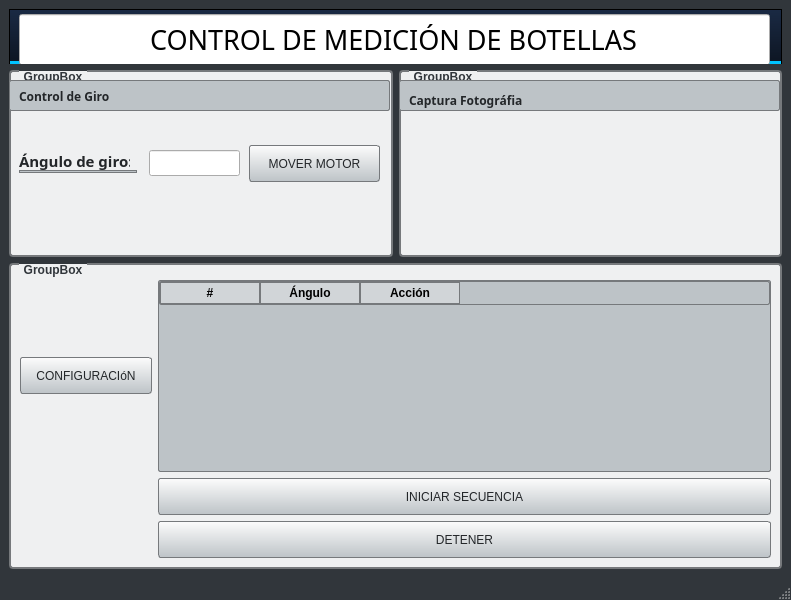
<?xml version="1.0" encoding="UTF-8"?>
<ui version="4.0">
 <class>MainWindow</class>
 <widget class="QMainWindow" name="MainWindow">
  <property name="geometry">
   <rect>
    <x>0</x>
    <y>0</y>
    <width>791</width>
    <height>600</height>
   </rect>
  </property>
  <property name="palette">
   <palette>
    <active>
     <colorrole role="Button">
      <brush brushstyle="SolidPattern">
       <color alpha="255">
        <red>49</red>
        <green>54</green>
        <blue>59</blue>
       </color>
      </brush>
     </colorrole>
     <colorrole role="BrightText">
      <brush brushstyle="SolidPattern">
       <color alpha="255">
        <red>0</red>
        <green>0</green>
        <blue>213</blue>
       </color>
      </brush>
     </colorrole>
     <colorrole role="Base">
      <brush brushstyle="SolidPattern">
       <color alpha="255">
        <red>49</red>
        <green>54</green>
        <blue>59</blue>
       </color>
      </brush>
     </colorrole>
     <colorrole role="Window">
      <brush brushstyle="SolidPattern">
       <color alpha="255">
        <red>49</red>
        <green>54</green>
        <blue>59</blue>
       </color>
      </brush>
     </colorrole>
    </active>
    <inactive>
     <colorrole role="Button">
      <brush brushstyle="SolidPattern">
       <color alpha="255">
        <red>49</red>
        <green>54</green>
        <blue>59</blue>
       </color>
      </brush>
     </colorrole>
     <colorrole role="BrightText">
      <brush brushstyle="SolidPattern">
       <color alpha="255">
        <red>0</red>
        <green>0</green>
        <blue>213</blue>
       </color>
      </brush>
     </colorrole>
     <colorrole role="Base">
      <brush brushstyle="SolidPattern">
       <color alpha="255">
        <red>49</red>
        <green>54</green>
        <blue>59</blue>
       </color>
      </brush>
     </colorrole>
     <colorrole role="Window">
      <brush brushstyle="SolidPattern">
       <color alpha="255">
        <red>49</red>
        <green>54</green>
        <blue>59</blue>
       </color>
      </brush>
     </colorrole>
    </inactive>
    <disabled>
     <colorrole role="Button">
      <brush brushstyle="SolidPattern">
       <color alpha="255">
        <red>49</red>
        <green>54</green>
        <blue>59</blue>
       </color>
      </brush>
     </colorrole>
     <colorrole role="BrightText">
      <brush brushstyle="SolidPattern">
       <color alpha="255">
        <red>0</red>
        <green>0</green>
        <blue>213</blue>
       </color>
      </brush>
     </colorrole>
     <colorrole role="Base">
      <brush brushstyle="SolidPattern">
       <color alpha="255">
        <red>49</red>
        <green>54</green>
        <blue>59</blue>
       </color>
      </brush>
     </colorrole>
     <colorrole role="Window">
      <brush brushstyle="SolidPattern">
       <color alpha="255">
        <red>49</red>
        <green>54</green>
        <blue>59</blue>
       </color>
      </brush>
     </colorrole>
    </disabled>
   </palette>
  </property>
  <property name="font">
   <font>
    <family>Rockwell</family>
    <pointsize>10</pointsize>
    <bold>true</bold>
   </font>
  </property>
  <property name="windowTitle">
   <string>MainWindow</string>
  </property>
  <property name="styleSheet">
   <string notr="true">/* 1. FONDO DE LA VENTANA: Gris metálico oscuro */
QMainWindow {
    background-color: #31363b;
}

/* 2. CABECERA: El degradado azul profundo con borde neón */
QFrame#frame_title { 
    background-color: qlineargradient(spread:pad, x1:0, y1:0, x2:0, y2:1, stop:0 #1a2a44, stop:1 #0d1522);
    border: 1px solid #000000;
    border-bottom: 3px solid #00c3ff; /* El azul neón de la imagen */
}

/* Título de la cabecera */
QLabel#label_titulo_principal {
    color: #ffffff;
    font-size: 20pt;
    font-weight: bold;
    font-family: &quot;Arial Black&quot;, Gadget, sans-serif;
    letter-spacing: 2px;
}

/* 3. LOS CUADROS (GROUPBOX): Gris acero con borde doble */
QGroupBox {
    background-color: #eff0f1; /* Fondo gris claro interno */
    border: 2px solid #76797c;
    border-radius: 4px;
    margin-top: 1.5em; /* Espacio para el título */
    font-weight: bold;
    color: #31363b;
}

QGroupBox::title {
    subcontrol-origin: margin;
    left: 10px;
    padding: 0 3px 0 3px;
}

/* 4. EL FRAME INTERNO (Donde va el texto &quot;Ángulo de giro&quot;) */
/* En tu imagen, este cuadro tiene un fondo gris oscuro y bordes redondeados */
QGroupBox QFrame {
    background-color: #bdc3c7; /* Gris plateado */
    border: 1px solid #76797c;
    border-radius: 2px;
}

/* 5. LABELS INTERNOS (Ángulo de giro, etc) */
QGroupBox QLabel {
    color: #232629;
    font-weight: bold;
    background: transparent;
    border: none;
}

/* 6. BOTONES: El acabado metálico con relieve */
QPushButton {
    background-color: qlineargradient(x1:0, y1:0, x2:0, y2:1, stop:0 #fcfcfc, stop:1 #bdc3c7);
    border: 1px solid #76797c;
    border-radius: 3px;
    color: #232629;
    padding: 5px 15px;
    min-height: 25px;
}

QPushButton:hover {
    background-color: #dbe0e2;
}

QPushButton:pressed {
    background-color: #95a5a6;
    padding-left: 6px;
    padding-top: 6px;
}

/* Botones Especiales: INICIAR y DETENER */
QPushButton#btn_iniciar {
    background-color: qlineargradient(x1:0, y1:0, x2:0, y2:1, stop:0 #5dbd5d, stop:1 #2d6b2d);
    color: white;
}

QPushButton#btn_detener {
    background-color: qlineargradient(x1:0, y1:0, x2:0, y2:1, stop:0 #e74c3c, stop:1 #962d22);
    color: white;
}

/* 7. LA TABLA: Fondo blanco, líneas grises */
QTableWidget {
    background-color: #ffffff;
    alternate-background-color: #f7f7f7;
    gridline-color: #bdc3c7;
    border: 1px solid #76797c;
    color: #232629;
}

QHeaderView::section {
    background-color: #d1d5d8;
    padding: 2px;
    border: 1px solid #76797c;
    font-weight: bold;
}</string>
  </property>
  <widget class="QWidget" name="centralwidget">
   <layout class="QGridLayout" name="gridLayout">
    <item row="0" column="0">
     <layout class="QVBoxLayout" name="verticalLayout" stretch="1,2,0">
      <item>
       <widget class="QFrame" name="frame_title">
        <property name="maximumSize">
         <size>
          <width>16777215</width>
          <height>55</height>
         </size>
        </property>
        <property name="frameShape">
         <enum>QFrame::Shape::StyledPanel</enum>
        </property>
        <property name="frameShadow">
         <enum>QFrame::Shadow::Raised</enum>
        </property>
        <widget class="QLineEdit" name="lineEdit_2">
         <property name="geometry">
          <rect>
           <x>10</x>
           <y>5</y>
           <width>751</width>
           <height>51</height>
          </rect>
         </property>
         <property name="font">
          <font>
           <family>Rockwell</family>
           <pointsize>20</pointsize>
          </font>
         </property>
         <property name="text">
          <string>CONTROL DE MEDICIÓN DE BOTELLAS</string>
         </property>
         <property name="alignment">
          <set>Qt::AlignmentFlag::AlignCenter</set>
         </property>
        </widget>
       </widget>
      </item>
      <item>
       <layout class="QHBoxLayout" name="horizontalLayout_2">
        <item>
         <widget class="QGroupBox" name="groupBox_3">
          <property name="title">
           <string>GroupBox</string>
          </property>
          <widget class="QLabel" name="label">
           <property name="geometry">
            <rect>
             <x>10</x>
             <y>80</y>
             <width>111</width>
             <height>21</height>
            </rect>
           </property>
           <property name="font">
            <font>
             <family>Rockwell</family>
             <pointsize>11</pointsize>
             <bold>true</bold>
            </font>
           </property>
           <property name="text">
            <string>Ángulo de giro: </string>
           </property>
          </widget>
          <widget class="QLineEdit" name="lineEdit">
           <property name="geometry">
            <rect>
             <x>140</x>
             <y>80</y>
             <width>91</width>
             <height>26</height>
            </rect>
           </property>
          </widget>
          <widget class="QPushButton" name="pushButton">
           <property name="geometry">
            <rect>
             <x>240</x>
             <y>75</y>
             <width>131</width>
             <height>37</height>
            </rect>
           </property>
           <property name="text">
            <string>MOVER MOTOR</string>
           </property>
          </widget>
          <widget class="QFrame" name="frame">
           <property name="geometry">
            <rect>
             <x>0</x>
             <y>10</y>
             <width>381</width>
             <height>31</height>
            </rect>
           </property>
           <property name="frameShape">
            <enum>QFrame::Shape::StyledPanel</enum>
           </property>
           <property name="frameShadow">
            <enum>QFrame::Shadow::Raised</enum>
           </property>
           <widget class="QLabel" name="label_2">
            <property name="geometry">
             <rect>
              <x>10</x>
              <y>6</y>
              <width>361</width>
              <height>20</height>
             </rect>
            </property>
            <property name="font">
             <font>
              <family>Rockwell</family>
              <bold>true</bold>
             </font>
            </property>
            <property name="text">
             <string>Control de Giro</string>
            </property>
           </widget>
          </widget>
          <widget class="Line" name="line">
           <property name="geometry">
            <rect>
             <x>10</x>
             <y>100</y>
             <width>118</width>
             <height>3</height>
            </rect>
           </property>
           <property name="orientation">
            <enum>Qt::Orientation::Horizontal</enum>
           </property>
          </widget>
         </widget>
        </item>
        <item>
         <widget class="QGroupBox" name="groupBox">
          <property name="title">
           <string>GroupBox</string>
          </property>
          <widget class="QFrame" name="frame_2">
           <property name="geometry">
            <rect>
             <x>0</x>
             <y>10</y>
             <width>381</width>
             <height>31</height>
            </rect>
           </property>
           <property name="frameShape">
            <enum>QFrame::Shape::StyledPanel</enum>
           </property>
           <property name="frameShadow">
            <enum>QFrame::Shadow::Raised</enum>
           </property>
           <widget class="QLabel" name="label_3">
            <property name="geometry">
             <rect>
              <x>10</x>
              <y>10</y>
              <width>361</width>
              <height>20</height>
             </rect>
            </property>
            <property name="font">
             <font>
              <family>Rockwell</family>
              <bold>true</bold>
             </font>
            </property>
            <property name="text">
             <string>Captura Fotográfia</string>
            </property>
           </widget>
          </widget>
         </widget>
        </item>
       </layout>
      </item>
      <item>
       <widget class="QGroupBox" name="groupBox_2">
        <property name="title">
         <string>GroupBox</string>
        </property>
        <layout class="QGridLayout" name="gridLayout_2">
         <item row="0" column="1">
          <widget class="QFrame" name="frame_3">
           <property name="frameShape">
            <enum>QFrame::Shape::StyledPanel</enum>
           </property>
           <property name="frameShadow">
            <enum>QFrame::Shadow::Raised</enum>
           </property>
          </widget>
         </item>
         <item row="5" column="1">
          <widget class="QPushButton" name="pushButton_2">
           <property name="text">
            <string>DETENER</string>
           </property>
          </widget>
         </item>
         <item row="4" column="1">
          <widget class="QPushButton" name="pushButton_3">
           <property name="text">
            <string>INICIAR SECUENCIA</string>
           </property>
          </widget>
         </item>
         <item row="1" column="0">
          <widget class="QPushButton" name="pushButton_4">
           <property name="text">
            <string>CONFIGURACIóN</string>
           </property>
          </widget>
         </item>
         <item row="1" column="1">
          <widget class="QTableWidget" name="tableWidget">
           <column>
            <property name="text">
             <string>#</string>
            </property>
           </column>
           <column>
            <property name="text">
             <string>Ángulo</string>
            </property>
           </column>
           <column>
            <property name="text">
             <string>Acción</string>
            </property>
           </column>
          </widget>
         </item>
        </layout>
       </widget>
      </item>
     </layout>
    </item>
   </layout>
  </widget>
  <widget class="QMenuBar" name="menubar">
   <property name="geometry">
    <rect>
     <x>0</x>
     <y>0</y>
     <width>791</width>
     <height>33</height>
    </rect>
   </property>
  </widget>
  <widget class="QStatusBar" name="statusbar"/>
 </widget>
 <resources/>
 <connections/>
</ui>
